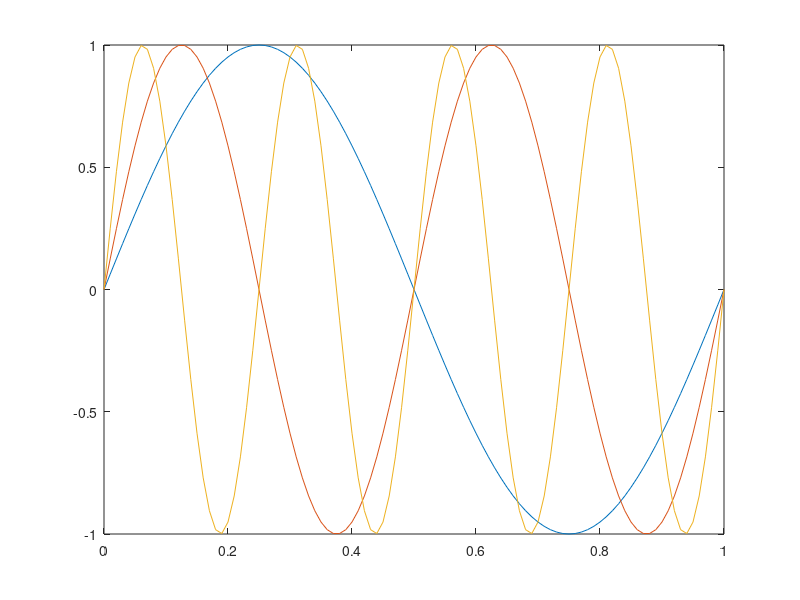

Recreate this plot in MATLAB.
t = 0:0.01:1;
f = 1;
x = sin(2*pi*1*t);
y = sin(2*pi*2*t);
z = sin(2*pi*4*t);
plot(t,x);
hold on;
plot(t,y);
plot(t,z);
saveas(gcf, 'Task1_6', 'png') % Save Figure
